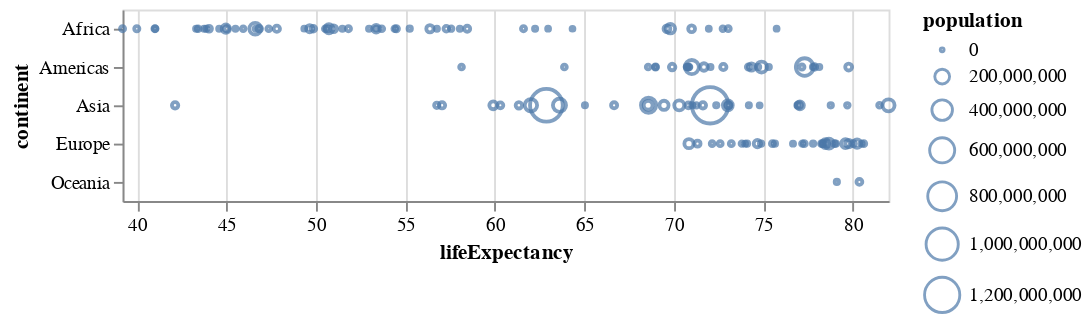

Notebook cell for this chart:
### Markdown cell above
The `size` encoding channel sets a mark's size or extent. 

The meaning of the channel can vary based on the mark type; e.g. for point marks, the size channel maps to the pixel area of the plotting symbol.

### Code cell
alt.Chart(data2002).mark_point().encode(
    alt.X("lifeExpectancy:Q", scale=alt.Scale(zero=False, nice=False)),
    alt.Y("continent:O"),
    alt.Size("population:Q")
)

### Figure 1 — Vega-Lite specification as saved in the notebook (floating-point values rounded to 4 significant figures; data arrays with more than 128 entries replaced by an {"elided": "..."} marker saying what was removed)
{"config": {"view": {"continuousWidth": 400, "continuousHeight": 300}}, "data": {"name": "data-964a61b051c519a7a790da86eeedefcd"}, "mark": "point", "encoding": {"size": {"type": "quantitative", "field": "population"}, "x": {"type": "quantitative", "field": "lifeExpectancy", "scale": {"nice": false, "zero": false}}, "y": {"type": "ordinal", "field": "continent"}}, "$schema": "https://vega.github.io/schema/vega-lite/v4.8.1.json", "datasets": {"data-964a61b051c519a7a790da86eeedefcd": {"elided": "142 records"}}}
